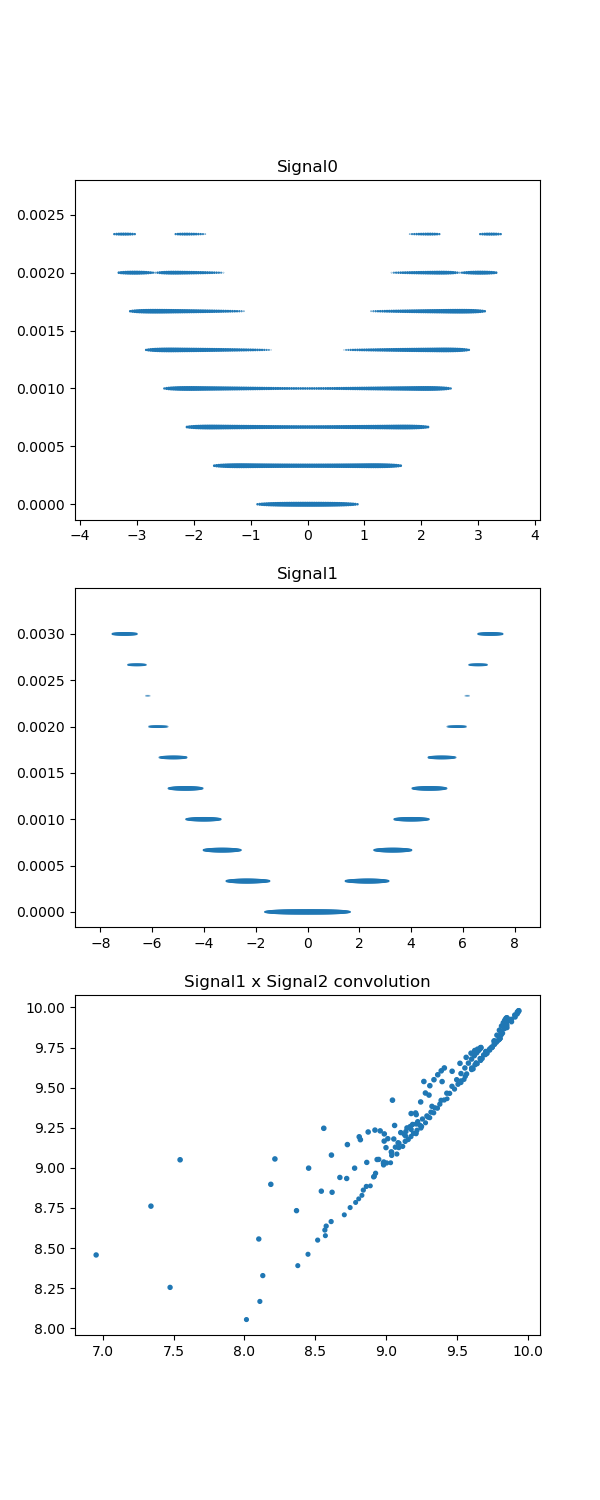

The script that saved this image:
from scipy import signal
import numpy as np
import matplotlib.pyplot as plt
import pandas as pd

sig0=pd.read_table('convolve_raw_0.dat',header=None)
sig0.rename(columns = {0:'x',1:'y',2:'z',}, inplace = True)
sig1=pd.read_table('convolve_raw_1.dat',header=None)
sig1.rename(columns = {0:'x',1:'y',2:'z',}, inplace = True)
sig2 = signal.convolve2d(sig0, sig1, boundary='symm', mode='same')

fig, (ax_sig0, ax_sig1, ax_sig2) = plt.subplots(3, 1, figsize=(6, 15))
ax_sig0.scatter(sig0['x'],sig0['y'],np.log10(sig0['z']))
ax_sig0.set_title('Signal0')
ax_sig1.scatter(sig1['x'],sig1['y'],np.log10(sig1['z']))
ax_sig1.set_title('Signal1')

ax_sig2.scatter(np.log10(sig2[:,0]),np.log10(sig2[:,1]),np.log10(sig2[:,2]))
ax_sig2.set_title('Signal1 x Signal2 convolution')
plt.savefig('assessment_convolution.png'.format('Signal1 x Signal2 convolution'))
#plt.show()
